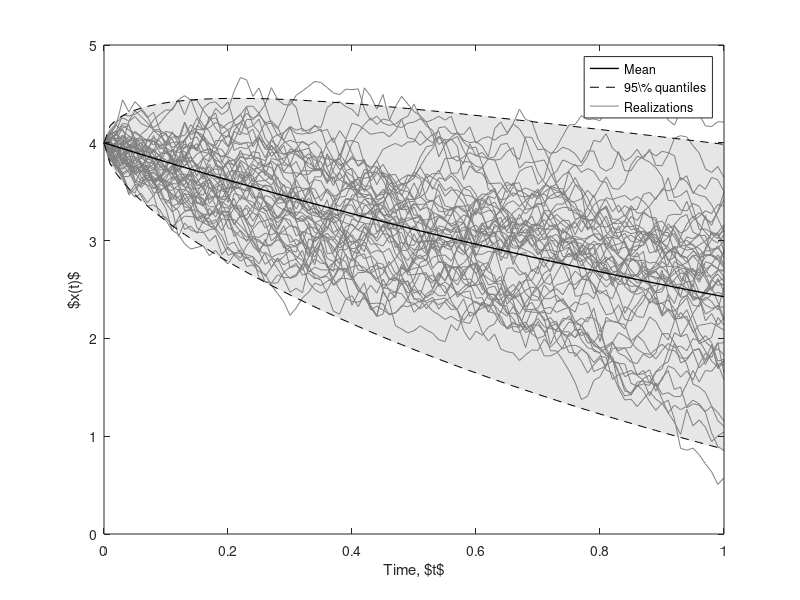

Reproduce this figure in MATLAB.
%% Example 4.5: Solution of the Ornstein–Uhlenbeck process
%
% Copyright: 
%   2018 - Simo Särkkä and Arno Solin
%
% License:
%   This software is provided under the MIT License. See the accompanying 
%   LICENSE file for details.

%% Simulate trajectories from the OU process

  if exist('rng') % Octave doesn't have rng
      rng(10,'twister')
  else
      randn('state',1)
  end
  
  lambda = 0.5;
  q = 1;
  dt = 0.01;
  T = (0:dt:1);
  x0 = 4;
  M = exp(-lambda*T)*x0;
  P = q/(2*lambda)*(1 - exp(-2*lambda*T));

  XX = zeros(50,length(T));
  for n=1:size(XX,1)
    x = x0;
    for k=1:length(T)
      XX(n,k) = x;
      x = x - lambda * x * dt + sqrt(dt)*randn;
    end
  end
  
  
  figure(1); clf; hold on
  
    % Shade the 95% quantiles
    fill([T fliplr(T)],[M+1.96*sqrt(P) fliplr(M-1.96*sqrt(P))],1, ...
      'FaceColor',[.9 .9 .9],'EdgeColor',[.9 .9 .9])
  
    % Plot realizations
    h1 = plot(T,XX,'-','Color',[.5 .5 .5],'LineWidth',0.5);
    
    % Plot mean and quantiles
    h2 = plot(T,M,'k-','LineWidth',1);
    h34 = plot(T,M+1.96*sqrt(P),'--k', ...
               T,M-1.96*sqrt(P),'--k','LineWidth',0.7);
    
    %set(h(1:3),'Linewidth',2)
    
    legend([h2(1) h34(1) h1(1)],'Mean','95\% quantiles','Realizations')
    xlabel('Time, $t$'); ylabel('$x(t)$')
    
    ylim([0 5])
    box on
    set(gca,'Layer','Top')
    